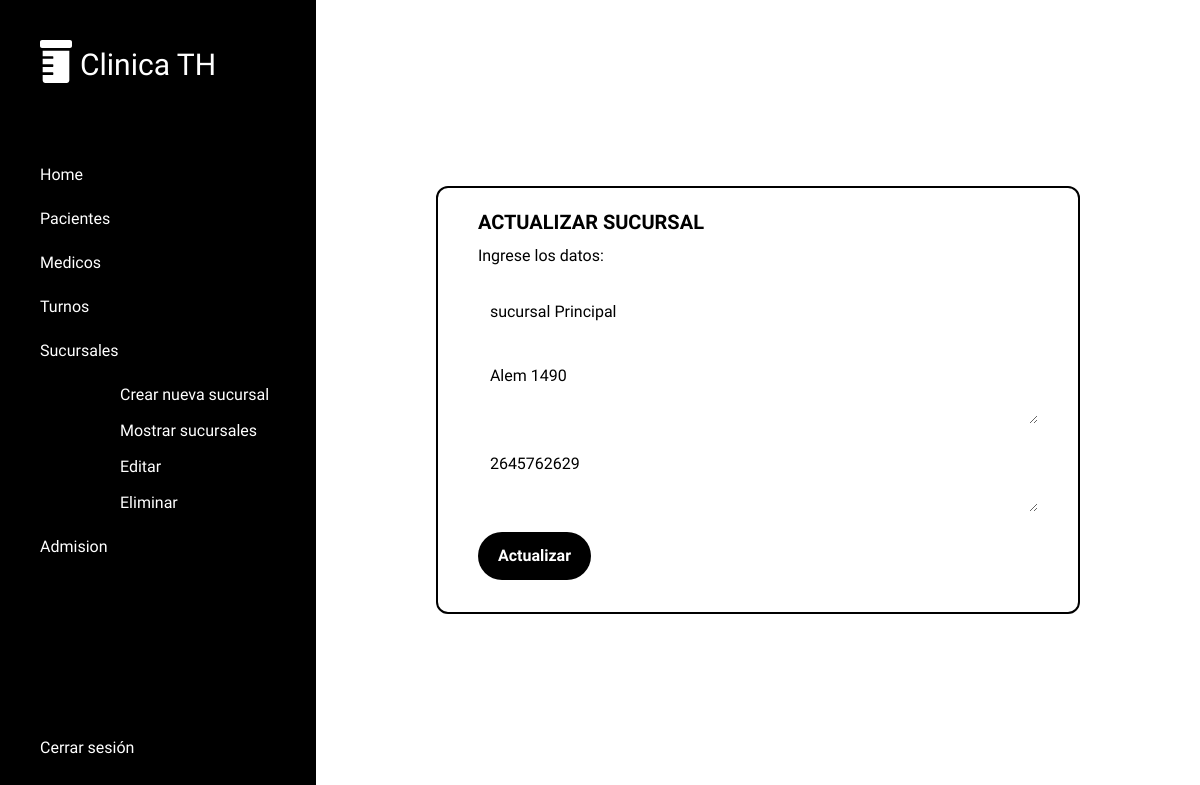
/crudSucursales/updateDataSucursal.php?idSucursal=1, run on the app's committed database.
### tables this page shows
CREATE TABLE `sucursales` (
  `idSucursal` int(11) NOT NULL,
  `nombreSucursal` varchar(100) NOT NULL,
  `direccionSucursal` text NOT NULL,
  `numeroSucursal` varchar(100) NOT NULL,
  `imagen` varchar(100) NOT NULL
);

### crudSucursales/updateDataSucursal.php (the view, shortened to what this page needs)
<?php include("includes/header.php")?>
<?php include("db.php")?>
<?php
$nombreSucursal = "";
$direccionSucursal = "";
$numeroSucursal = "";
if(isset($_GET['idSucursal'])){
    $idSucursal = $_GET['idSucursal'];
    $query = "SELECT * FROM sucursales WHERE idSucursal = $idSucursal";
    $result = mysqli_query($conn, $query);
    if($result && mysqli_num_rows($result) == 1) {
        $row = mysqli_fetch_array($result);
        $nombreSucursal = $row['nombreSucursal'];
        $direccionSucursal = $row['direccionSucursal'];
        $numeroSucursal = $row['numeroSucursal'];
    } else {
        echo "Hubo un error al obtener los datos de la sucursal.";
    }
}
        ?>
<div class ="h-screen w-full flex items-center justify-center">
    <div class="flex flex-col gap-2 border-2 border-black rounded-xl p-5 ">
        <h1 class="px-5 text-xl font-semibold">ACTUALIZAR SUCURSAL</h1>
        <p class="px-5">Ingrese los datos:</p>
        <form action="updateDataSucursal.php?idSucursal=<?php echo $_GET['idSucursal']; ?>" method="POST" class='w-[600px] px-5 py-3'>
            <div class='w-full flex flex-col gap-4'>
                <input type="text" name="nombreSucursal" value="<?php print $nombreSucursal;?>" class='p-3 bg-gray-250 rounded-lg' placeholder="Actualizar Nombre">
                <textarea name="direccionSucursal" rows="2" class='p-3 bg-gray-250 rounded-lg' placeholder="Actualizar Direccion"><?php echo $direccionSucursal;?></textarea>
                <textarea name="numeroSucursal" rows="2" class='p-3 bg-gray-250 rounded-lg' placeholder="Actualizar numero"><?php echo $numeroSucursal;?></textarea>
            </div>
            <button class="mt-5 bg-black text-white font-bold px-5 py-3 rounded-full cursor-pointer" name="update2">Actualizar</button>
        </form>
    </div>
</div>
<?php include("includes/footer.php")?>

### crudSucursales/includes/header.php (style rules this page uses)
* { padding: 0; margin: 0; box-sizing: border-box; }
.anta-regular { font-family: "Anta", sans-serif; font-style: normal; }

### data on the page
sucursales: nombreSucursal "sucursal Principal", direccionSucursal "Alem 1490", numeroSucursal "2645762629"
